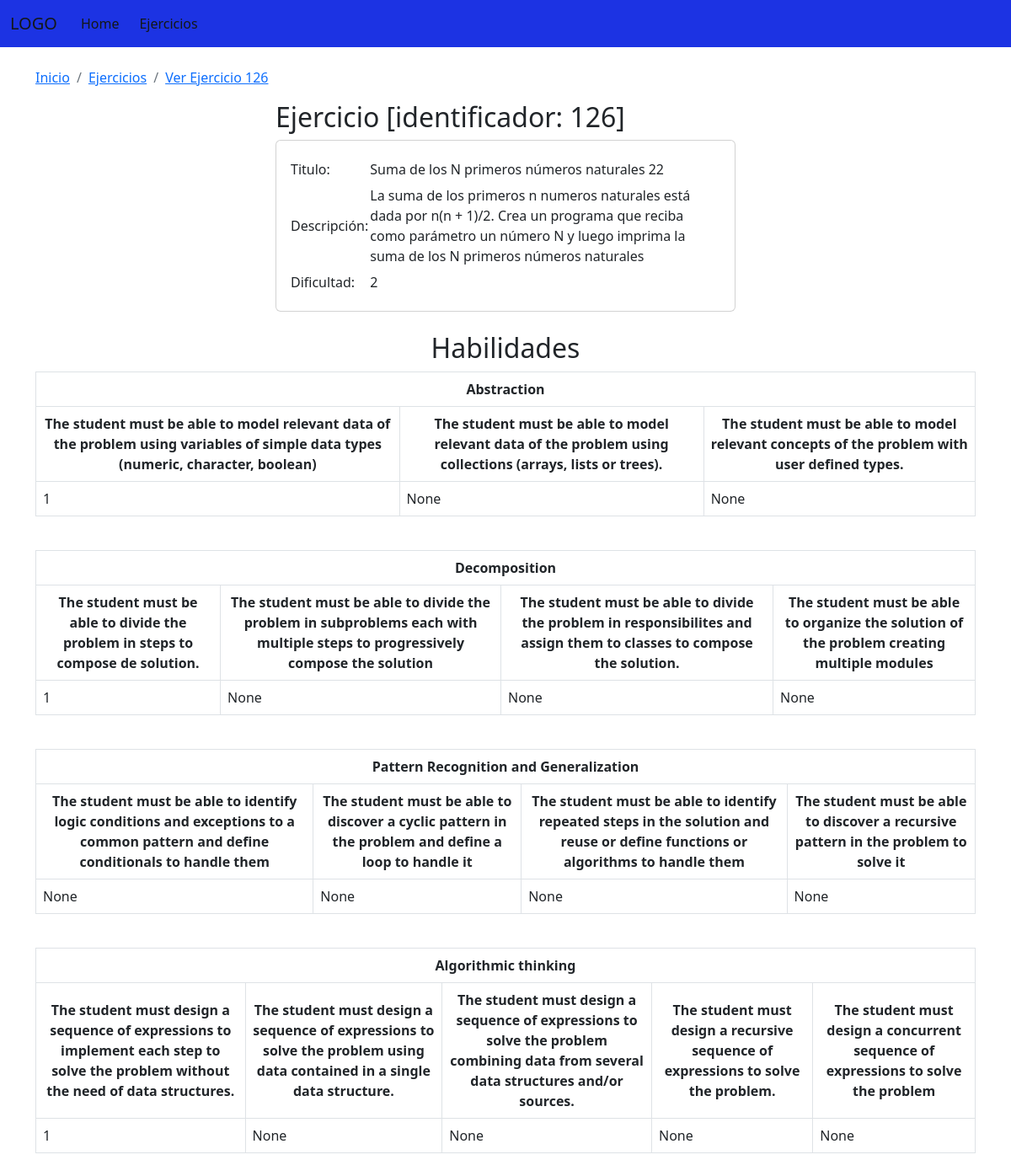
The app's page /ejercicio/verEjercicio/126 with its own data.
### PlanillaEjercicios/models.py (models this page shows, shortened)
class Ejercicios(models.Model):
    titulo = models.CharField('Titulo', max_length=50)
    descripcion = models.TextField('Descripcion')
    dificultad = models.CharField('Dificultad', max_length=10, default=1)
    habilidades = models.ManyToManyField(Habilidades,through='HabilidadEjercicio',blank=True)
    class Meta:
        verbose_name = 'Ejercicio'
        verbose_name_plural = 'Ejercicios'
        ordering = ['-titulo']

### PlanillaEjercicios/views.py (the view)
# urls.py: path('ejercicio/verEjercicio/<int:ejercicio_id>', ver_ejercicio, name="ver_ejercicio"),
def ver_ejercicio(request,ejercicio_id):
	ejercicio = Ejercicios.objects.get(pk=ejercicio_id)
	list_abstraction = []
	list_decomposition = []
	list_pattern = []
	list_algorithmic = []
	abstraction = Habilidades.objects.filter(description="Abstraction")
	decomposition = Habilidades.objects.filter(description="Decomposition")
	pattern = Habilidades.objects.filter(description="Pattern Recognition and Generalization")
	algorithmic = Habilidades.objects.filter(description="Algorithmic thinking")
	for a in abstraction:
		valores = []
		habilidades_abstraction = HabilidadEjercicio.objects.filter(Q(habilidades=a) & Q(ejercicio=ejercicio))
		for h in habilidades_abstraction:
			valores.append(h.valor)
		list_abstraction.append(valores)
	for d in decomposition:
		valores = []
		habilidades_abstraction = HabilidadEjercicio.objects.filter(Q(habilidades=d) & Q(ejercicio=ejercicio))
		for h in habilidades_abstraction:
			valores.append(h.valor)
		list_decomposition.append(valores)
	for p in pattern:
		valores = []
		habilidades_abstraction = HabilidadEjercicio.objects.filter(Q(habilidades=p) & Q(ejercicio=ejercicio))
		for h in habilidades_abstraction:
			valores.append(h.valor)
		list_pattern.append(valores)
	for al in algorithmic:
		valores = []
		habilidades_abstraction = HabilidadEjercicio.objects.filter(Q(habilidades=al) & Q(ejercicio=ejercicio))
		for h in habilidades_abstraction:
			valores.append(h.valor)
		list_algorithmic.append(valores)
	result_abstraction = transpose(list_abstraction,abstraction.count())
	result_decomposition = transpose(list_decomposition,decomposition.count())
	result_pattern = transpose(list_pattern,pattern.count())
	result_algorithmic = transpose(list_algorithmic,algorithmic.count())
	return render(request,'verEjercicios.html',{'ejercicio':ejercicio,'result_abstraction':result_abstraction,'result_decomposition':result_decomposition,'result_pattern':result_pattern,'result_algorithmic':result_algorithmic})

### PlanillaEjercicios/views.py (called while the page is built)
def transpose(matrix,elemento):
	result = [[None for i in range(len(matrix))] for j in range(len(matrix[0]))]
	list_cabecera = []
	dict_result = []
	for i in range(len(matrix[0])):
		for j in range(len(matrix)):
			result[i][j] = matrix[j][i]
	for n in range(elemento):
		list_cabecera.append('resp'+str(n))
	for r in result:
		list_to_dict = dict(zip(list_cabecera, r))
		dict_result.append(list_to_dict)
	return dict_result

### PlanillaEjercicios/templates/verEjercicios.html (shortened to what this page needs)
<!DOCTYPE html>
<html lang="en">
	<head>
		{% load static %}
		<link href="https://cdn.jsdelivr.net/npm/bootstrap@5.2.1/dist/css/bootstrap.min.css" rel="stylesheet">
		<link rel="stylesheet" href="{% static 'css/gestionEjercicios.css' %}">
	</head>
	  <body>
		  <nav class="navbar navbar-expand-lg">
			<div class="container-fluid">
				<a class="navbar-brand" href='/'>LOGO</a>
				<div class="collapse navbar-collapse" id="navbarNav">
					<ul class="navbar-nav">
						<li class="nav-item">
							<a class="nav-link active" aria-current="page" href='/'>Home</a>
						</li>
						<li class="nav-item">
							<a class="nav-link" href="{% url 'ejercicio' %}">Ejercicios</a>
						</li>
					</ul>
				</div>
			</div>
		</nav>
		<div class="container py-4">
			<nav aria-label="breadcrumb">
				<ol class="breadcrumb">
					<li class="breadcrumb-item"><a href="/">Inicio</a></li>
					<li class="breadcrumb-item active" aria-current="page" ><a href="{% url 'ejercicio' %}">Ejercicios</a></li>
					<li class="breadcrumb-item active" aria-current="page" ><a href="{% url 'ver_ejercicio' ejercicio_id=ejercicio.pk %}">Ver Ejercicio {{ejercicio.pk}}</a></li>
				</ol>
			</nav>
			<div class = "row">
				<div class = "col-md-6 offset-md-3">
					<h2>Ejercicio [identificador: {{ejercicio.id}}]</h2>
					<div class="card">
						<div class="card-body">
							<table style="border-collapse:separate;border-spacing:0 5px;">
								<tr>
									<td>Titulo: </td>
									<td>{{ejercicio.titulo}}</td>
								</tr>
								<tr>
									<td>Descripción: </td>
									<td>{{ejercicio.descripcion}}</td>
								</tr>
								<tr>
									<td>Dificultad: </td>
									<td>{{ejercicio.dificultad}}</td>
								</tr>
							</table>
						</div>
					</div>
				</div>
			</div>
			<br>
			<div class="row">
				<div class="">
					<center><h2>Habilidades</h2></center>
					<table class="table table-bordered">
						<thead>
							<tr>
								<th colspan="3" class="centrado">Abstraction</th>
							</tr>
							<tr>
								<th class="centrado">The student must be able to model relevant data of the problem using variables of simple data types (numeric, character, boolean)</th>
								<th class="centrado">The student must be able  to model relevant data of the problem using collections (arrays, lists or trees).</th>
								<th class="centrado">The student must be able to model relevant concepts of the problem with user defined types.</th>
							</tr>
						</thead>
						<tbody>
							{% for result in result_abstraction %}
								<tr>
									{% for r,i in result.items %}
										<td>{{i}}</td>
									{% endfor %}
								</tr>
							{% endfor%}
						</tbody>
					</table>
				</div>
			</div>
			<br>
			<div class="row">
				<div class="">
					<table class="table table-bordered">
						<thead>
							<tr>
								<th colspan="4" class="centrado">Decomposition</th>
							</tr>
							<tr>
								<th class="centrado">The student must be able to divide the problem in steps  to compose de solution.</th>
								<th class="centrado">The student must be able to divide the problem in subproblems each with multiple steps to progressively compose the solution</th>
								<th class="centrado">The student must be able to divide the problem in  responsibilites and assign them to classes to compose the solution.</th>
								<th class="centrado">The student must be able to organize the solution of the problem creating multiple modules</th>
							</tr>
						</thead>
						<tbody>
							{% for result in result_decomposition %}
								<tr>
									{% for r,i in result.items %}
										<td>{{i}}</td>
									{% endfor %}
								</tr>
							{% endfor%}
						</tbody>
					</table>
				</div>
			</div>
			<br>
			<div class="row">
				<div class="">
					<table class="table table-bordered">
						<thead>
							<tr>
								<th colspan="4" class="centrado">Pattern Recognition and Generalization</th>
							</tr>
							<tr>
								<th class="centrado">The student must be able to identify logic conditions and exceptions to a common pattern and define conditionals to handle them</th>
								<th class="centrado">The student must be able to discover a cyclic pattern in the problem and define a loop to handle it</th>
								<th class="centrado">The student must be able to identify repeated steps in the solution and reuse or define functions or algorithms to handle them</th>
								<th class="centrado">The student must be able to discover a recursive pattern in the problem to solve it</th>
							</tr>
						</thead>
						<tbody>
							{% for result in result_pattern %}
								<tr>
									{% for r,i in result.items %}
										<td>{{i}}</td>
									{% endfor %}
								</tr>
							{% endfor%}
						</tbody>
					</table>
				</div>
			</div>
			<br>
			<div class="row">
				<div class="">
					<table class="table table-bordered">
						<thead>
							<tr>
								<th colspan="5" class="centrado">Algorithmic thinking</th>
							</tr>
							<tr>
								<th class="centrado">The student must design a sequence of expressions to implement each step to solve the problem without the need of data structures.</th>
								<th class="centrado">The student must design a sequence of expressions to solve the problem using data contained in a single data structure.</th>
								<th class="centrado">The student must design a sequence of expressions to solve the problem combining data from several data structures and/or sources.</th>
								<th class="centrado">The student must design a recursive sequence of expressions to solve the problem.</th>
								<th class="centrado">The student must design a concurrent sequence of expressions to solve the problem</th>
							</tr>
						</thead>
						<tbody>
							{% for result in result_algorithmic %}
								<tr>
									{% for r,i in result.items %}
										<td>{{i}}</td>
									{% endfor %}
								</tr>
							{% endfor%}
						</tbody>
					</table>
				</div>
			</div>
		</div>
	</body>
</html>

### PlanillaEjercicios/static/css/gestionEjercicios.css (style rules this page uses)
.centrado { text-align: center; vertical-align: middle; }

### PlanillaEjercicios/templates/verEjercicios.html (style rules this page uses)
.navbar { background-color: #1c33e3; }
.navbar .navbar-brand { color: #141818; }
.navbar .navbar-nav .nav-link { color: #141818; border-radius: .25rem; margin: 0 0.25em; }
.navbar .navbar-collapse, .navbar .navbar-form { border-color: #141818; }

### records on screen
Ejercicios: pk "126", id "126", titulo "Suma de los N primeros números naturales 22", descripcion "La suma de los primeros n numeros naturales está dada por n(n + 1)/2. Crea un programa que reciba como parámetro un número N y luego imprima la suma de los N primeros números naturales", dificultad "2"

### other values on screen
{{ i }} "1" "None" "None"
{{ i }} "1" "None" "None" "None"
{{ i }} "None" "None" "None" "None"
{{ i }} "1" "None" "None" "None" "None"
